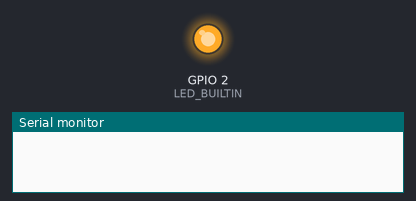
The sketch below on a simulated ESP32. Parts: output pins drawn as LEDs (lit = HIGH), the last lines printed to the serial monitor. Nothing arrives over Bluetooth unless stated. At 61.6 s the program puts the board to deep sleep or switches it off; the recording ends there.

Above: at 0.3 s.
At 1.6 s:
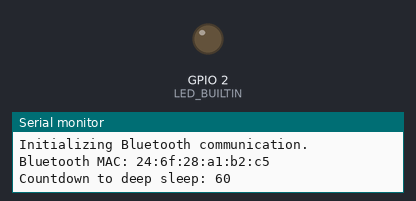
Timing chart, 0 to 3.1 s (numbered marks = the images above):
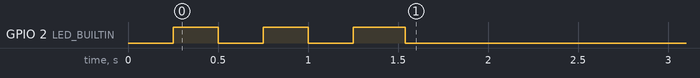

The sketch:

proof_of_concept_5.ino
```cpp
// (licence header left out)
#define OPERATING_TIME_SECS 60
#define SLEEPING_TIME_SECS 120
#define LED_BUILTIN 2
#include <ArduinoBLE.h>

// Used for microsecond calculations.
const uint64_t uS_in_Sec = 1000000;

// Interrupt timer used for draining fictitious battery and tracking seconds until deep sleep.
hw_timer_t *timer = NULL;
volatile int8_t battery = 100;
volatile int sleepCountdown = OPERATING_TIME_SECS;
void IRAM_ATTR onTimer() {
  battery--;
  if (battery < 0 ) {
    battery = 0;
  }
  sleepCountdown--;
}

void setup() {

  // Blink LED to indicate device is starting and leave it on while initializing.
  pinMode(LED_BUILTIN, OUTPUT);
  for (int i=0; i<3; i++) {
    digitalWrite(LED_BUILTIN, LOW);
    delay(250);
    digitalWrite(LED_BUILTIN, HIGH);
    delay(250);
  }

  Serial.begin(9600);
  Serial.println("Initializing Bluetooth communication.");
  if (!BLE.begin()) {
    Serial.println("Failed.");
    while (1) {  // Slow blink forever, indicating a failure.
      for (int i=0; i<3; i++) {
        digitalWrite(LED_BUILTIN, LOW);
        delay(1000);
        digitalWrite(LED_BUILTIN, HIGH);
        delay(1000);
      }
      digitalWrite(LED_BUILTIN, LOW);
      delay(3000);
    }
  }
  Serial.print("Bluetooth MAC: ");
  Serial.println(BLE.address());

  BLE.setLocalName("ESP32DevkitV1");

  // Manufacturer Data field must include the company ID as the first two octets. Data follows.
  // It needs to be in little endian format, so 0x09A3, registered to Arduino SA is 0xA3, 0x09.
  // Company ID source: https://www.bluetooth.com/specifications/assigned-numbers/
  // Below is the Arduino company ID followed by 0x64 (100 decimal) to indicate 100% battery.
  byte data[3] = { 0xA3, 0x09, 0x64};
  BLE.setManufacturerData(data, 3);
  BLE.advertise();

  // Occasional deep sleep helps mitigate self-heating of any attached sensors.
  Serial.print("Countdown to deep sleep: ");
  Serial.println(OPERATING_TIME_SECS);
  timer = timerBegin(uS_in_Sec);  // Freq needs to match timerAlarm() below to be in units of seconds.
  timerAttachInterrupt(timer, &onTimer);
  timerAlarm(timer, uS_in_Sec, true, 0);

  // Turn off LED to indicate startup has completed successfully.
  digitalWrite(LED_BUILTIN, LOW);
}

void loop() {
  delay(100);  // Throttle updates, balancing responsiveness vs. CPU usage.
  byte data[3] = { 0xA3, 0x09, (byte) battery};
  BLE.stopAdvertise();  // Need to re-advertise new data, so stop, update, and start.
  BLE.setManufacturerData(data, 3);
  BLE.advertise();

  if (sleepCountdown <= 0) {
    Serial.print("Entering deep sleep. Countdown to wake-up: ");
    Serial.println(SLEEPING_TIME_SECS);
    Serial.flush();
    esp_sleep_enable_timer_wakeup((uint64_t) SLEEPING_TIME_SECS * uS_in_Sec);
    esp_deep_sleep_start();
  }
}
```
